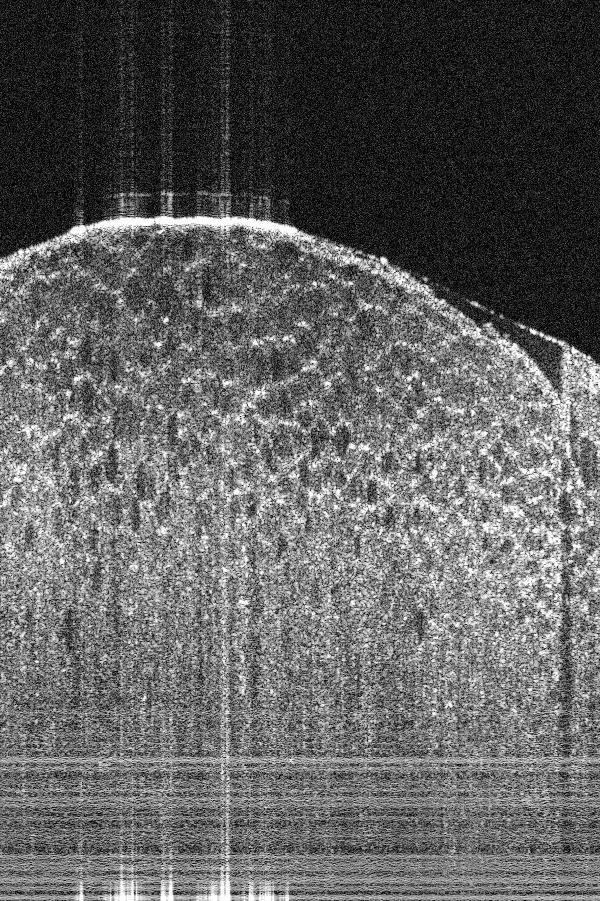
#> input picture examples/0_SHR_C14S1M1_OD_U-3D_20x20_R01_226.jpg, 600 x 901 px
$ python -i utils.py   (imports and definitions only)   (older library calls are emulated)
#> lines starting #> are read from the running program, lines starting #| are printed output that depends on the picture
from matplotlib import pylab as plt
import numpy as np
from PIL import Image
import cv2
import skimage
import skimage.io
import skimage.transform

def smooth_50center_crop(img_path, img_width=224, img_height=224, t='TRIAN', is_color=True):
    """
    crop image from center
    """
#> called with img_width = 224, img_height = 224, t = 'TRIAN', is_color = True
    if is_color:
        img = skimage.io.imread(img_path)
#> img is the input picture: shape (901, 600); min 0, max 255, mean 97.5
        # img = cv2.imread(img_path, cv2.IMREAD_COLOR)
        img = img[:img.shape[0] - 50, :]
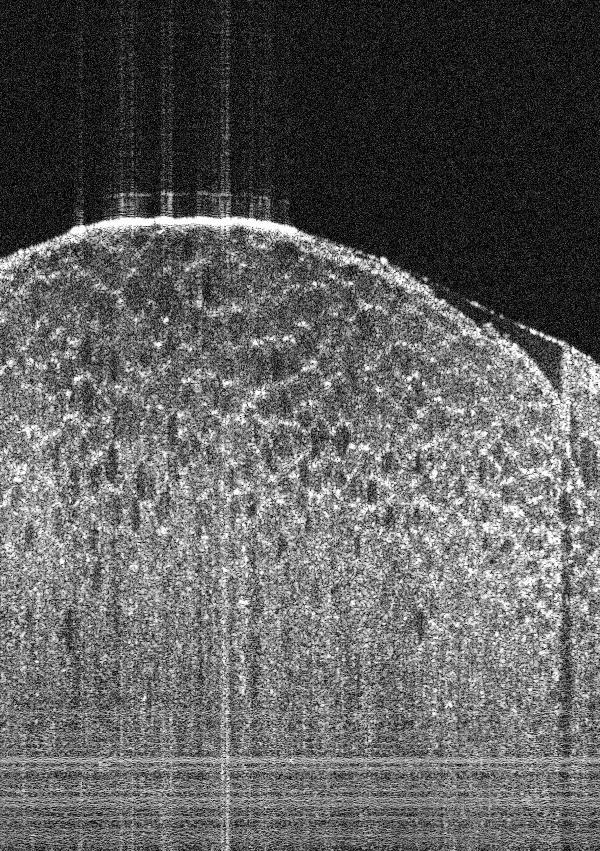
#> img: shape (851, 600); min 0, max 255, mean 95.7

        # using threshold to remove the noise and using GaussianBlur to smooth grayscale image
        ret, img = cv2.threshold(img, 80, 255, cv2.THRESH_TOZERO)
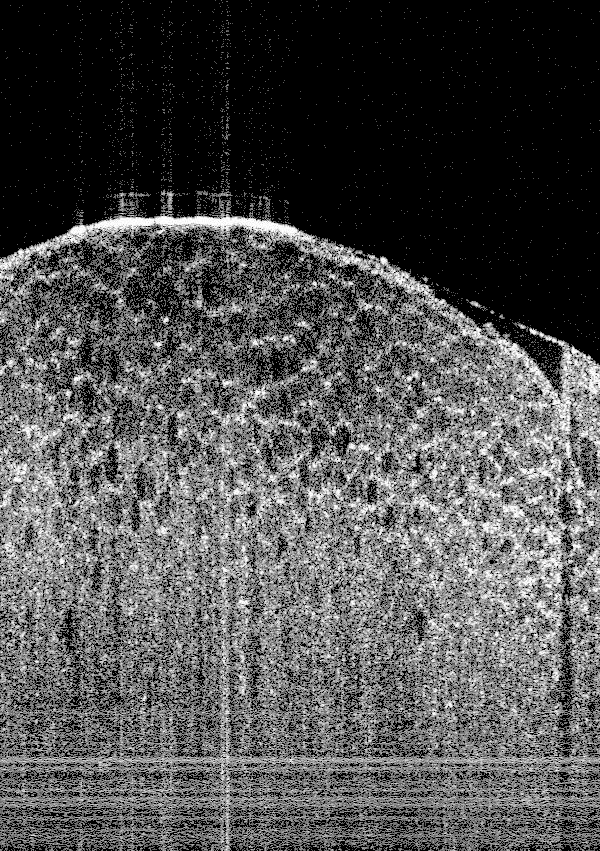
#> img: shape (851, 600); min 0, max 255, mean 80.1
        img = cv2.GaussianBlur(img, (5, 5), 0)
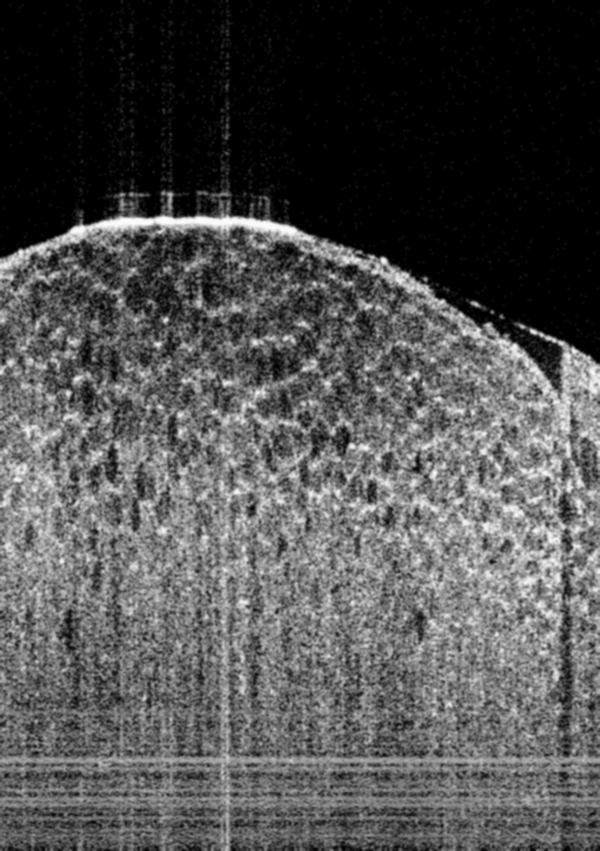
#> img: shape (851, 600); min 0, max 253, mean 80.1

        plt.imshow(img)
        plt.show()

        short_edge = min(img.shape[:2])
#> short_edge = 600
        yy = int((img.shape[0] - short_edge) / 2)
#> yy = 125
        xx = int((img.shape[1] - short_edge) / 2)
#> xx = 0
        img = img[yy: yy + short_edge, xx: xx + short_edge]
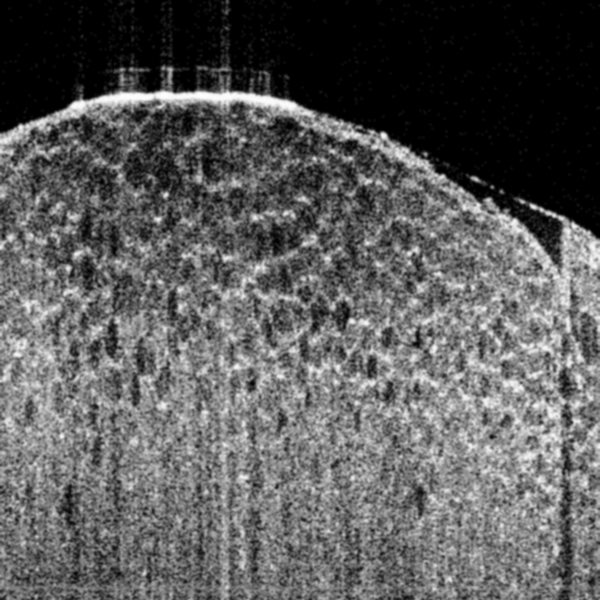
#> img: shape (600, 600); min 0, max 253, mean 92.2
        plt.imshow(img)
        plt.show()
        img = cv2.resize(img, (img_width, img_height), interpolation=cv2.INTER_CUBIC)
#> img: shape (224, 224)
        plt.imshow(img)
        plt.show()
    else:
        # img = cv2.imread(img_path, cv2.IMREAD_GRAYSCALE)
        img = skimage.io.imread(img_path, as_grey=True)
        img = img[50:, :]

        # using threshold to remove the noise and using GaussianBlur to smooth grayscale image
        ret, img = cv2.threshold(img, 100, 255, cv2.THRESH_TOZERO)
        img = cv2.GaussianBlur(img, (3, 3), 0)

        short_edge = min(img.shape[:2])
        yy = int((img.shape[0] - short_edge) / 2)
        xx = int((img.shape[1] - short_edge) / 2)
        img = img[yy: yy + short_edge, xx: xx + short_edge]
        img = cv2.resize(img, (img_width, img_height), interpolation=cv2.INTER_CUBIC)
        img = img.reshape((img.shape[0], img.shape[1], 1))
    return img


def show_image(image, grayscale = True, ax=None, title=''):
    if ax is None:
        plt.figure()
    plt.axis('off')

    if len(image.shape) == 2 or grayscale == True:
        if len(image.shape) == 3:
            image = np.sum(np.abs(image), axis=2)
        vmax = np.percentile(image, 99)
        vmin = np.min(image)

        plt.imshow(image, cmap=plt.cm.gray, vmin=vmin, vmax=vmax)
        plt.title(title)
    else:
        #image = image + 127.5
        #image = image.astype('uint8')

        plt.imshow(image)
        plt.title(title)
    #plt.show()

def load_image(file_path):
    #im = Image.open(file_path).resize((299,299), Image.ANTIALIAS)
    #im = Image.open(file_path)
    #im = np.asarray(im)
    img = cv2.imread(file_path, cv2.IMREAD_GRAYSCALE)
    print(img.shape)
    img = img.reshape((img.shape[0], img.shape[1], 1))
    print(img.shape)
    return img - 127.5

>>> result = smooth_50center_crop('examples/0_SHR_C14S1M1_OD_U-3D_20x20_R01_226.jpg')

$ run again, on examples/0_SHR_C14S1M1_OD_U-3D_20x20_R03_586.jpg
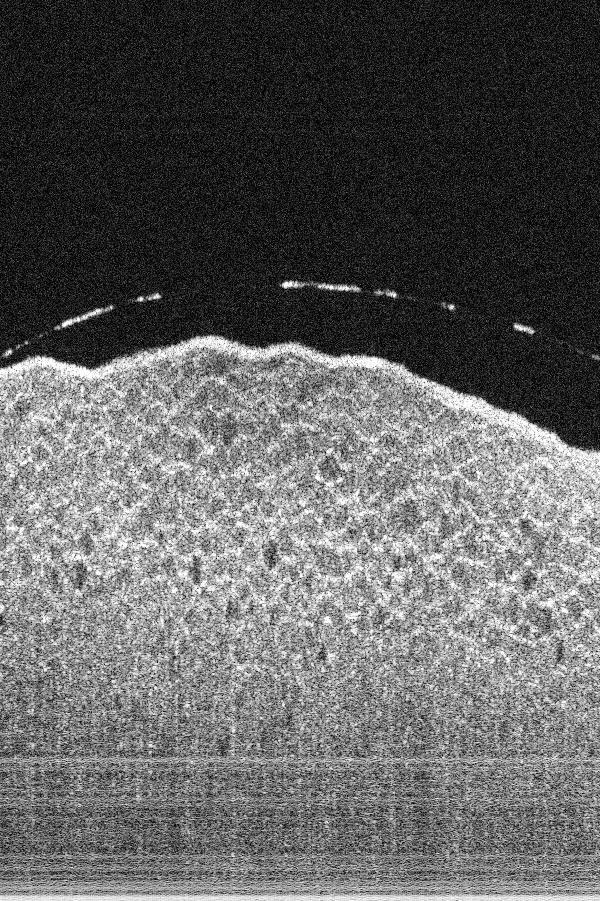
#> input picture examples/0_SHR_C14S1M1_OD_U-3D_20x20_R03_586.jpg, 600 x 901 px
#> in smooth_50center_crop, img is the input picture: shape (901, 600); min 0, max 255, mean 97.9
#> in smooth_50center_crop, `img = cv2.GaussianBlur(img, (5, 5), 0)`:
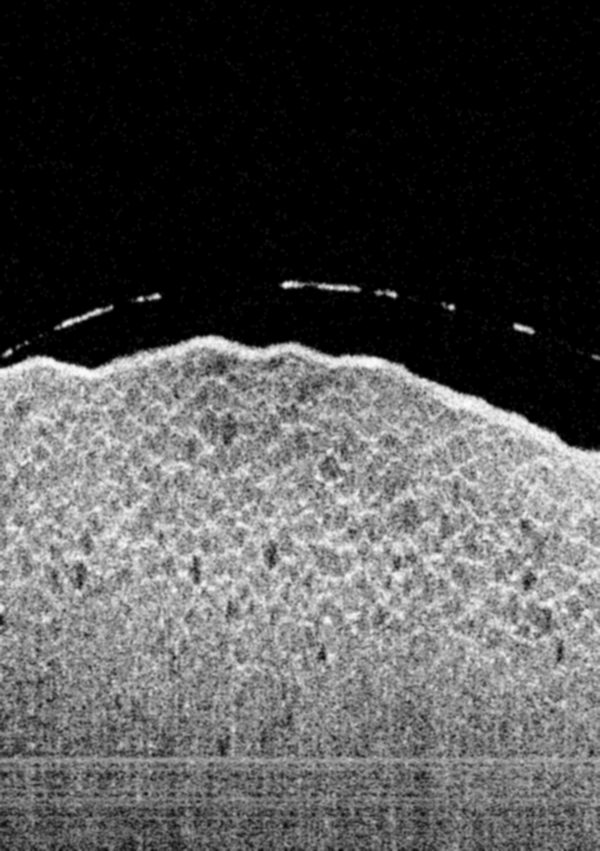
#> img: shape (851, 600); min 0, max 251, mean 81.2
#> in smooth_50center_crop, `img = img[yy: yy + short_edge, xx: xx + short_edge]`:
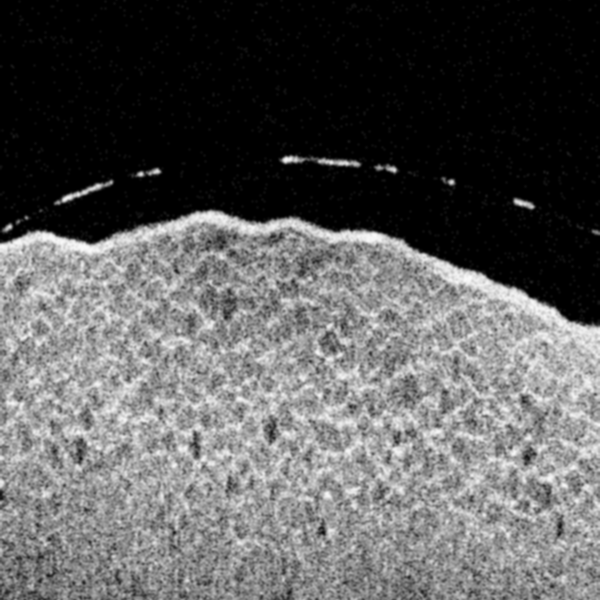
#> img: shape (600, 600); min 0, max 251, mean 92.8

$ run again, on examples/1_SHR_C91S1M1_OD_U-3D_13x13_R02_518.jpg
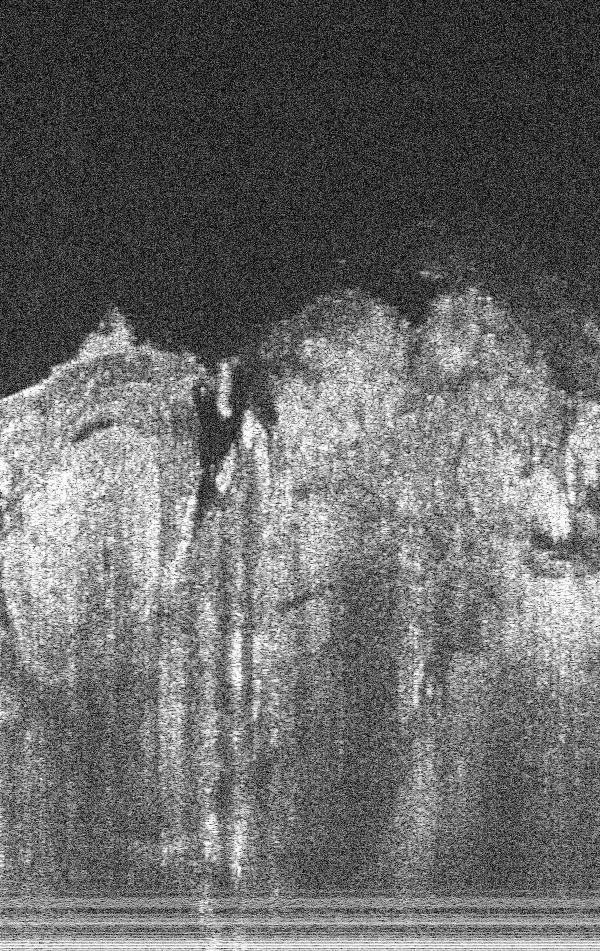
#> input picture examples/1_SHR_C91S1M1_OD_U-3D_13x13_R02_518.jpg, 600 x 951 px
#> in smooth_50center_crop, img is the input picture: shape (951, 600); min 0, max 255, mean 105.6
#> in smooth_50center_crop, `img = img[yy: yy + short_edge, xx: xx + short_edge]`:
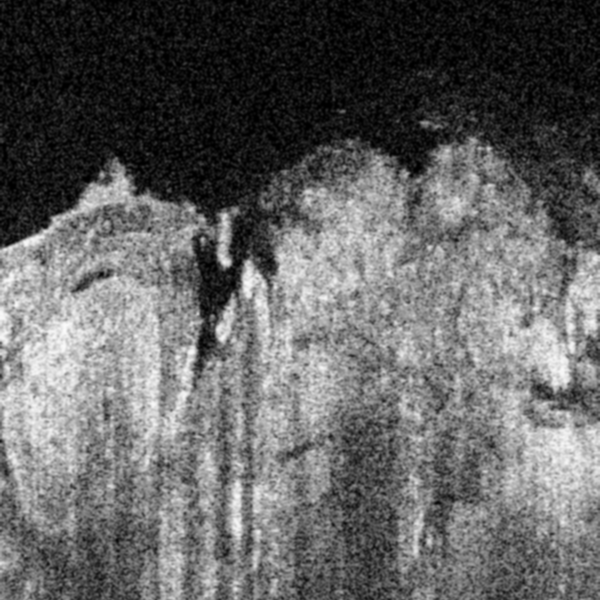
#> img: shape (600, 600); min 0, max 250, mean 100.3
#> `result = smooth_50center_crop('examples/0_SHR_C14S1M1_OD_U-3D_20x20_R0..`:
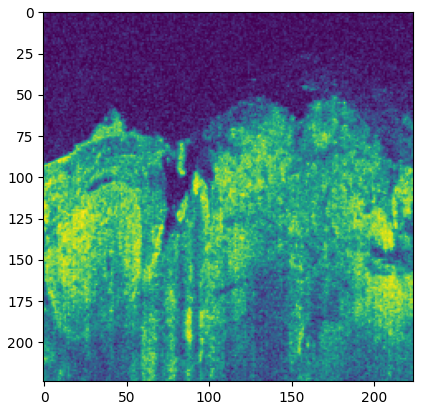
#> figure drawn by matplotlib, 1 panel
